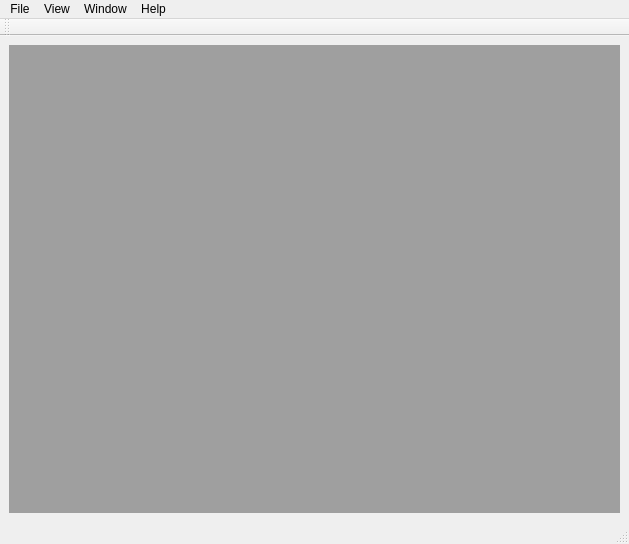
<?xml version="1.0" encoding="UTF-8"?>
<ui version="4.0">
 <author>Rui Maciel</author>
 <class>MainWindow</class>
 <widget class="QMainWindow" name="MainWindow">
  <property name="geometry">
   <rect>
    <x>0</x>
    <y>0</y>
    <width>629</width>
    <height>544</height>
   </rect>
  </property>
  <property name="windowTitle">
   <string>MainWindow</string>
  </property>
  <widget class="QWidget" name="centralwidget">
   <layout class="QGridLayout" name="gridLayout">
    <item row="0" column="0">
     <widget class="QMdiArea" name="mdiArea"/>
    </item>
   </layout>
  </widget>
  <widget class="QMenuBar" name="menubar">
   <property name="geometry">
    <rect>
     <x>0</x>
     <y>0</y>
     <width>629</width>
     <height>21</height>
    </rect>
   </property>
   <widget class="QMenu" name="menuFile">
    <property name="title">
     <string>File</string>
    </property>
    <addaction name="actionNew"/>
    <addaction name="actionOpen"/>
    <addaction name="separator"/>
    <addaction name="actionClose"/>
    <addaction name="separator"/>
    <addaction name="actionQuit"/>
   </widget>
   <widget class="QMenu" name="menuWindow">
    <property name="title">
     <string>Window</string>
    </property>
   </widget>
   <widget class="QMenu" name="menuHelp">
    <property name="title">
     <string>Help</string>
    </property>
   </widget>
   <widget class="QMenu" name="menuView">
    <property name="title">
     <string>View</string>
    </property>
    <addaction name="actionCommand_line"/>
   </widget>
   <addaction name="menuFile"/>
   <addaction name="menuView"/>
   <addaction name="menuWindow"/>
   <addaction name="menuHelp"/>
  </widget>
  <widget class="QStatusBar" name="statusbar"/>
  <widget class="QToolBar" name="toolBar">
   <property name="windowTitle">
    <string>toolBar</string>
   </property>
   <attribute name="toolBarArea">
    <enum>TopToolBarArea</enum>
   </attribute>
   <attribute name="toolBarBreak">
    <bool>false</bool>
   </attribute>
  </widget>
  <action name="actionOpen">
   <property name="text">
    <string>Open</string>
   </property>
  </action>
  <action name="actionQuit">
   <property name="text">
    <string>Quit</string>
   </property>
  </action>
  <action name="actionCommand_line">
   <property name="checkable">
    <bool>true</bool>
   </property>
   <property name="checked">
    <bool>true</bool>
   </property>
   <property name="text">
    <string>Command line</string>
   </property>
  </action>
  <action name="actionNew">
   <property name="text">
    <string>New</string>
   </property>
  </action>
  <action name="actionClose">
   <property name="enabled">
    <bool>false</bool>
   </property>
   <property name="text">
    <string>Close</string>
   </property>
  </action>
 </widget>
 <resources/>
 <connections/>
 <designerdata>
  <property name="gridDeltaX">
   <number>10</number>
  </property>
  <property name="gridDeltaY">
   <number>10</number>
  </property>
  <property name="gridSnapX">
   <bool>true</bool>
  </property>
  <property name="gridSnapY">
   <bool>true</bool>
  </property>
  <property name="gridVisible">
   <bool>true</bool>
  </property>
 </designerdata>
</ui>
